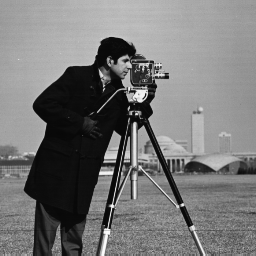
%> input picture MATLAB/offlines/6/170204048/cameraman.png, 256 x 256 px
$ octave contrast_stretching.m   (GNU Octave 9; MATLAB toolbox functions it lacks are replaced by stand-ins)
%> lines starting %> are read from the running program, lines starting %| are printed output that depends on the picture
I = imread('cameraman.png');
%> I is the input picture: size 256x256 uint8; min 7, max 253, mean 118.7
[row, col]= size(I);
%> row = 256; col = 256

A = double(min(I(:)));
%> A = 7
B = double(max(I(:)));
%> B = 253
D = double(B-A);
%> D = 246

M = double(2^8-1);

I = im2double(I);
%> I: size 256x256 double
R = double(zeros(row, col));

MbyD = double(M/D)
%> MbyD = 1.04
for i = 1:row
    for j=1:col
        R(i,j) = double(double((I(i,j)-A)*MbyD) + A);
    end
end
figure;
imshow(I);
figure;
imshow(R);
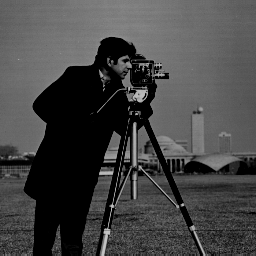
%> displayed picture: size 256x256, on the screen's scale of 0 to 255; min 0, max 197, mean 68.9

I = uint8(255 * I);
R = uint8(255 * R);

Ihist = zeros(1,256);
Rhist = zeros(1,256);

for i = 1:row
    for j=1:col
        temp1=I(i,j)+1;
        Ihist(temp1) = Ihist(temp1)+1;
        temp2=R(i,j)+1;
        Rhist(temp2) = Rhist(temp2)+1;
    end
end
%> after the loop, Ihist = 256 values, max 1685 at index 15, min 0 at index 1, mean 256; Rhist = 256 values, max 16032 at index 1, min 0 at index 15, mean 256

figure;
bar(Ihist);
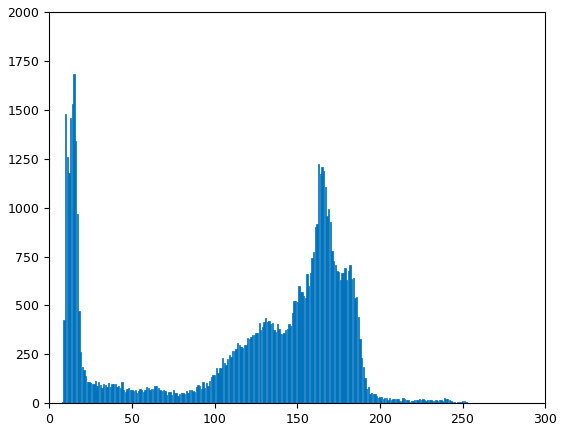
%> figure redrawn from the program's plot data; tallest bar 1685 high, from x = 14.6 to 15.4
figure;
bar(Rhist);
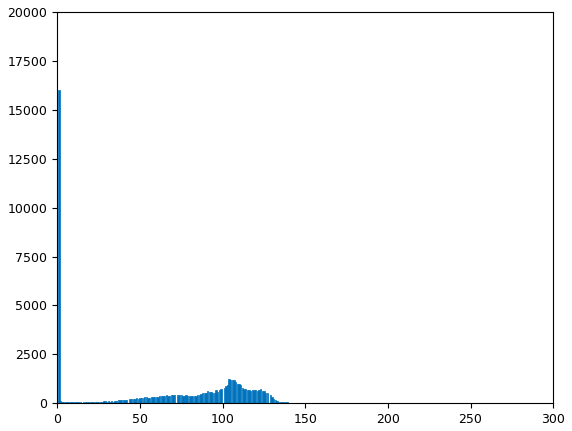
%> figure redrawn from the program's plot data; tallest bar 16032 high, from x = 0.6 to 1.4
